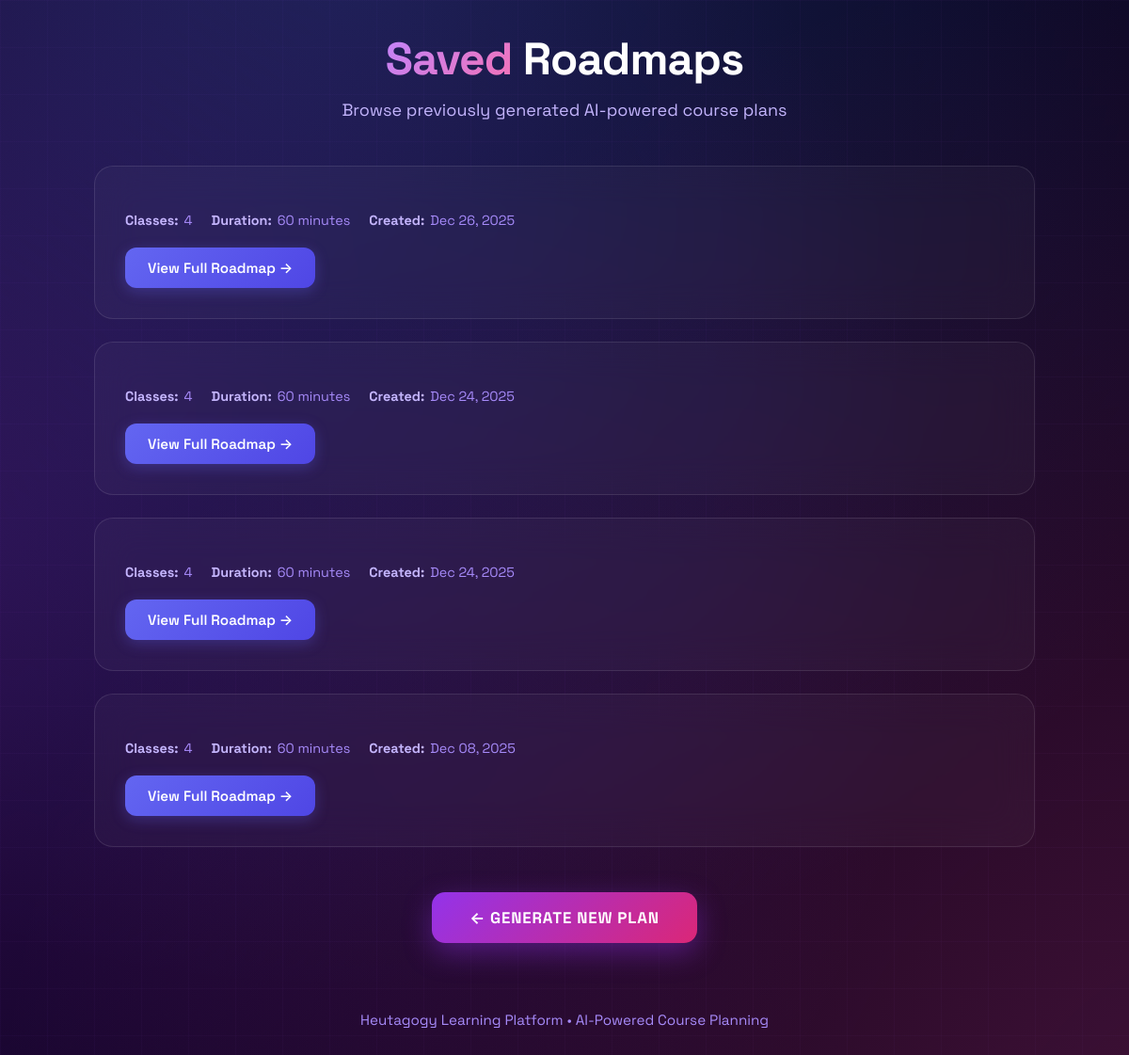
Page /teacher/plans/ on the earlier database version.
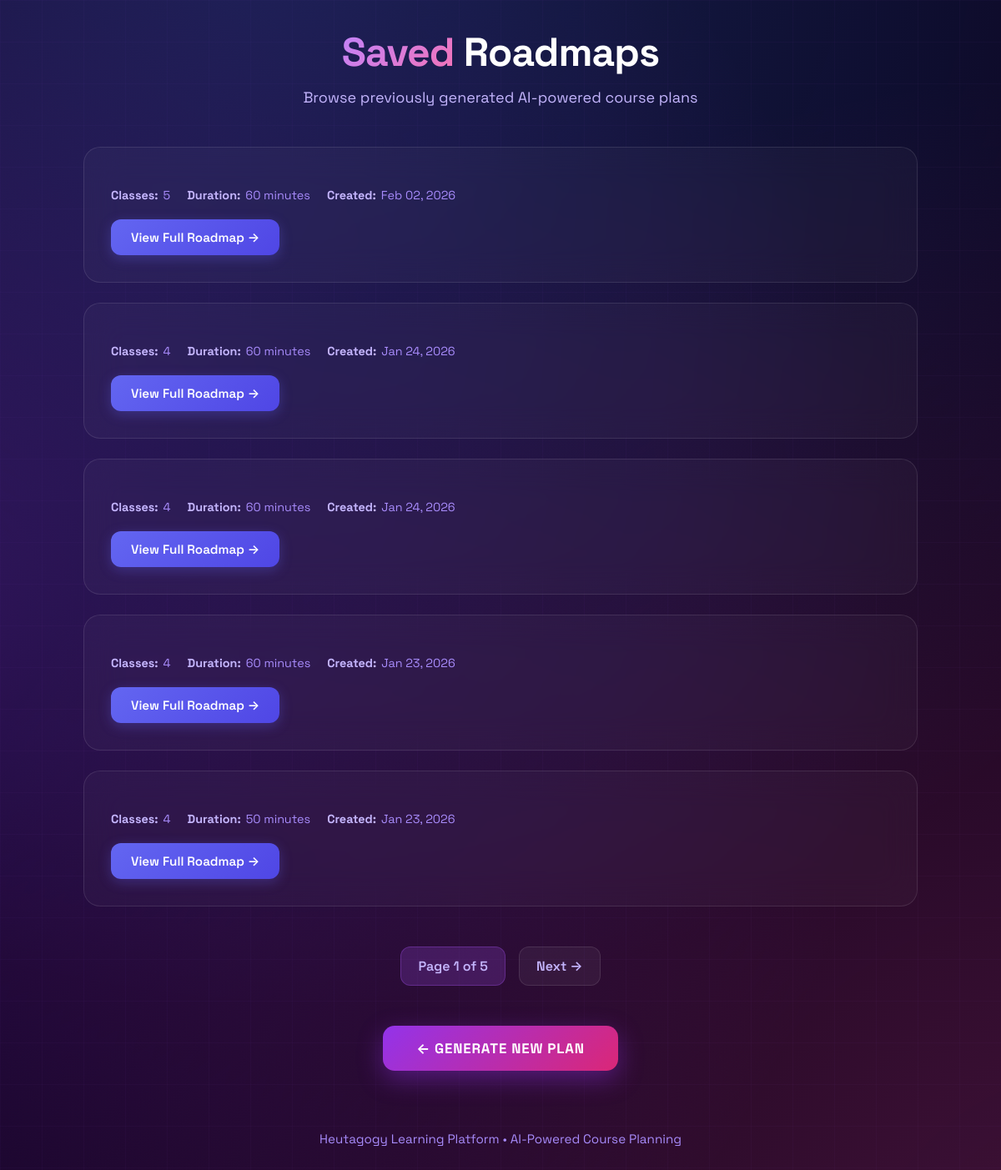
Same page on the later database version.
### teacher/models.py (models this page shows)
class CoursePlan(models.Model):
    course_name = models.CharField(max_length=200)
    course_outcomes = models.TextField()
    num_classes = models.IntegerField()
    class_duration = models.IntegerField()   # minutes
    class_size = models.IntegerField()
    roadmap = models.TextField()             # generated roadmap JSON or text
    created_at = models.DateTimeField(auto_now_add=True)

### teacher/views.py (the view)
# urls.py: path("plans/", views.view_plans, name="view-plans"),
def view_plans(request):
    plans = CoursePlan.objects.order_by("-created_at")
    paginator = Paginator(plans, 5)  # 5 plans per page
    page_number = request.GET.get("page")
    page_obj = paginator.get_page(page_number)
    return render(request, "teacher/view_plans.html", {
        "page_obj": page_obj
    })

### teacher/templates/teacher/view_plans.html (shortened to what this page needs)
<!DOCTYPE html>
<html lang="en">
<head>
</head>
<body>
  <div class="container">
    <div class="inner">
      <div class="header">
        <h1><span class="highlight">Saved</span> Roadmaps</h1>
        <p>Browse previously generated AI-powered course plans</p>
      </div>
      <div class="plans-list">
        {% for plan in page_obj %}
          <div class="plan-card">
            <div class="plan-meta">
              <span>
                <strong>Classes:</strong> {{ plan.num_classes }}
              </span>
              <span>
                <strong>Duration:</strong> {{ plan.class_duration }} minutes
              </span>
              <span>
                <strong>Created:</strong> {{ plan.created_at|date:"M d, Y" }}
              </span>
            </div>
            <a href="{% url 'plan-detail' plan.id %}" class="view-btn">
              View Full Roadmap →
            </a>
          </div>
        {% empty %}
          <div class="empty-state">
            <p>No plans generated yet. Create your first roadmap!</p>
          </div>
        {% endfor %}
      </div>
      {% if page_obj.paginator.num_pages > 1 %}
        <div class="pagination">
          <span class="current">
            Page {{ page_obj.number }} of {{ page_obj.paginator.num_pages }}
          </span>
          {% if page_obj.has_next %}
            <a href="?page={{ page_obj.next_page_number }}">
              Next →
            </a>
          {% endif %}
        </div>
      {% endif %}
      <div class="action-section">
        <a href="{% url 'teacher-plan' %}" class="new-plan-btn">
          ← Generate New Plan
        </a>
      </div>
      <div class="footer">
        <p>Heutagogy Learning Platform • AI-Powered Course Planning</p>
      </div>
    </div>
  </div>
</body>
</html>

Differences in the rows shown:
no longer on this page (row unchanged): CoursePlan: num_classes "4", class_duration "60", created_at "Dec 26, 2025"
no longer on this page (row unchanged): CoursePlan: num_classes "4", class_duration "60", created_at "Dec 24, 2025"
no longer on this page (row unchanged): CoursePlan: num_classes "4", class_duration "60", created_at "Dec 24, 2025"
no longer on this page (row unchanged): CoursePlan: num_classes "4", class_duration "60", created_at "Dec 08, 2025"
added CoursePlan: num_classes "5", class_duration "60", created_at "Feb 02, 2026"
added CoursePlan: num_classes "4", class_duration "60", created_at "Jan 24, 2026"
added CoursePlan: num_classes "4", class_duration "60", created_at "Jan 24, 2026"
added CoursePlan: num_classes "4", class_duration "60", created_at "Jan 23, 2026"
added CoursePlan: num_classes "4", class_duration "50", created_at "Jan 23, 2026"
Other differences:
{{ page_obj.number }}: (not shown) → "1"
{{ page_obj.paginator.num_pages }}: (not shown) → "5"
text now shown: "Page of Next →"
